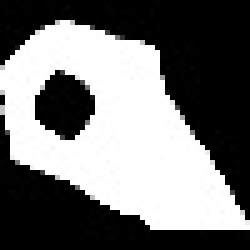
#> input picture vaishnavi/hand gesture/dataset/test/0/1048.jpg, 50 x 50 px, found by its file name (shown 5 times larger); its folder holds only this picture in this run
$ jupyter execute --allow-errors mark1.ipynb   (shell and % lines are left out)   (older library calls are emulated)
#> lines starting #> are read from the running program, lines starting #| are printed output that depends on the picture
[cell 1]
import cv2
import numpy as np
from skimage.feature import hog
from sklearn import svm
from sklearn.model_selection import train_test_split
from sklearn.metrics import accuracy_score

[cell 2]
import os

def load_images_from_folder(folder):
    images = []
    labels = []
    for label in os.listdir(folder):
        print(label)
        label_folder = os.path.join(folder, label)
        for filename in os.listdir(label_folder):
            print(filename)
            img = cv2.imread(os.path.join(label_folder, filename), cv2.IMREAD_GRAYSCALE)
#> img is the input picture: shape (50, 50); min 0, max 255, mean 116.7
            if img is not None:
                images.append(img)
                labels.append(label)
    return images, labels


path_location = r"C:\Users\Chandrakanth\Desktop\project\vaishnavi\hand gesture\dataset\test"

images, labels = load_images_from_folder(path_location)

print(len(images))

[cell 3]
# [9 lines of commented-out code are left out]

[cell 4]
def extract_hog_features(images):
    hog_features = []
    for image in images:
        features, hog_image = hog(image, orientations=9, pixels_per_cell=(8, 8), cells_per_block=(2, 2), visualize=True)
        hog_features.append(features)
#> this loop made 3 passes
#> pass 1, in extract_hog_features, `features, hog_image = hog(image, orientations=9, pixels_per_cell=(8, 8..`:
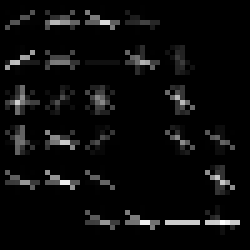
#> hog_image: shape (50, 50) float64 (shown 5 times larger); min 0, max 79.95, mean 3.6; drawn with min black and max white
#> pass 2, in extract_hog_features, `features, hog_image = hog(image, orientations=9, pixels_per_cell=(8, 8..`:
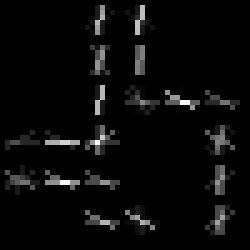
#> hog_image: shape (50, 50) float64 (shown 5 times larger); min 0, max 76.48, mean 2.9; drawn with min black and max white
#> pass 3, in extract_hog_features, `features, hog_image = hog(image, orientations=9, pixels_per_cell=(8, 8..`:
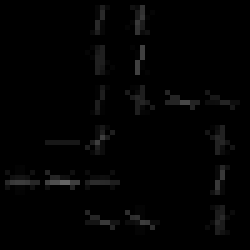
#> hog_image: shape (50, 50) float64 (shown 5 times larger); min 0, max 100.8, mean 2.9
    return np.array(hog_features)

# Assuming `images` is a list of grayscale images
hog_features = extract_hog_features(images)
print("Extraction complete")

[cell 5]
from sklearn.preprocessing import LabelEncoder

label_encoder = LabelEncoder()
labels_encoded = label_encoder.fit_transform(labels)

[cell 6]
X_train, X_test, y_train, y_test = train_test_split(hog_features, labels_encoded, test_size=0.2, random_state=42)

[cell 7]
model = svm.SVC(kernel='poly')
#> (the rest of this cell did not finish here and is left out)

#> (a cell that did not finish here is left out)

[cell 9]
import numpy as np

[cell 10]
new_image = []
imp = r"C:\Users\Chandrakanth\Desktop\project\vaishnavi\hand gesture\dataset\test\2\901.jpg"
new_image = cv2.imread(imp, cv2.IMREAD_GRAYSCALE)
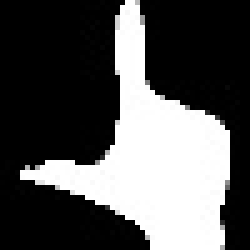
#> input picture vaishnavi/hand gesture/dataset/test/10/901.jpg, 50 x 50 px, found by its file name (shown 5 times larger)
#> new_image is the input picture: shape (50, 50); min 0, max 255, mean 84.8


def extract_hog_features(image):
    hog_features = []

    features, hog_image = hog(image, orientations=9, pixels_per_cell=(8, 8), cells_per_block=(2, 2), visualize=True)
#> features = 900 values, max 1 at index 189, min 0 at index 0, mean 0.0715
    hog_features.append(features)
    return np.array(hog_features)

# Assuming `images` is a list of grayscale images
hog_features1 = extract_hog_features(new_image)
print("Extraction complete")
hog_features = np.array(hog_features)
print(hog_features1.shape)
#| (1, 900)
#> (the rest of this cell did not finish here and is left out)

[cell 11]
import cv2
import numpy as np
from skimage.feature import hog
from sklearn import svm
from sklearn.model_selection import train_test_split
from sklearn.metrics import accuracy_score

import os

def load_images_from_folder(folder):
    images = []
    labels = []
    for label in os.listdir(folder):
        print(label)
        label_folder = os.path.join(folder, label)
        for filename in os.listdir(label_folder):
            print(filename)
            img = cv2.imread(os.path.join(label_folder, filename), cv2.IMREAD_GRAYSCALE)
            if img is not None:
                images.append(img)
                labels.append(label)
    return images, labels


path_location = r"C:\Users\Chandrakanth\Desktop\project\vaishnavi\hand gesture\dataset\test"

images, labels = load_images_from_folder(path_location)

print(len(images))


def extract_hog_features(images):
    hog_features = []
    for image in images:
        features, hog_image = hog(image, orientations=9, pixels_per_cell=(8, 8), cells_per_block=(2, 2), visualize=True)
        hog_features.append(features)
    return np.array(hog_features)

# Assuming `images` is a list of grayscale images
hog_features = extract_hog_features(images)
print("Extraction complete")


from sklearn.preprocessing import LabelEncoder

label_encoder = LabelEncoder()
labels_encoded = label_encoder.fit_transform(labels)


X_train, X_test, y_train, y_test = train_test_split(hog_features, labels_encoded, test_size=0.2, random_state=42)


model = svm.SVC(kernel='linear')
#> (the rest of this cell did not finish here and is left out)
